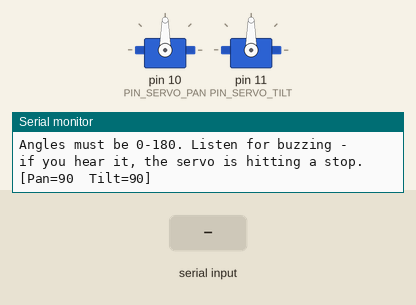
Recording of a sketch running on a simulated Arduino Uno, built with avr-gcc and run on an emulated ATmega328P. Parts: 2 × servo, the last lines printed to the serial monitor. Inputs (shaded band) come from the test bench.

Above: at 1.4 s.
1.5 s: "p 45\n" received over Serial
At 2.7 s:
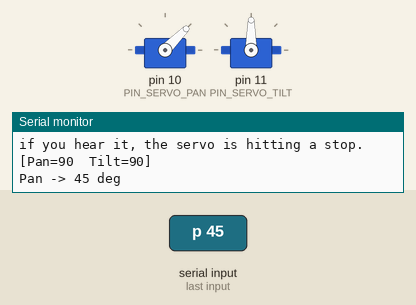
3.0 s: byte 116 ('t') received over Serial
At 4.4 s:
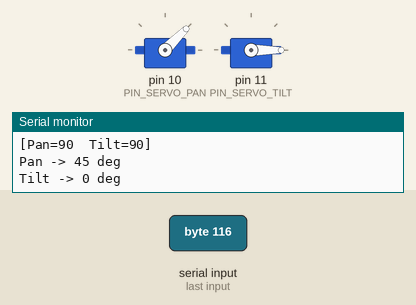
5.5 s: byte 112 ('p') received over Serial
At 7.5 s:
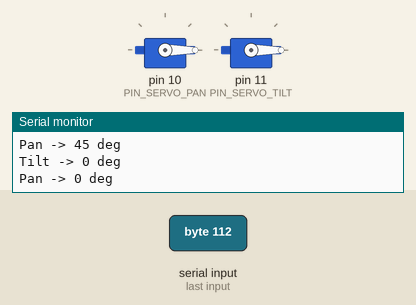
7.9 s: "p90\n" received over Serial
At 8.7 s:
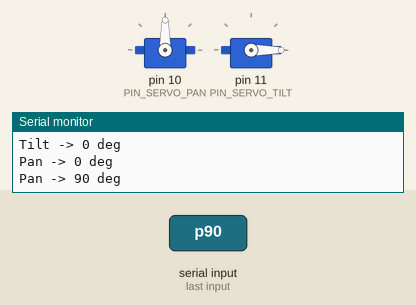
9.4 s: "t 45\n" received over Serial
At 9.9 s:
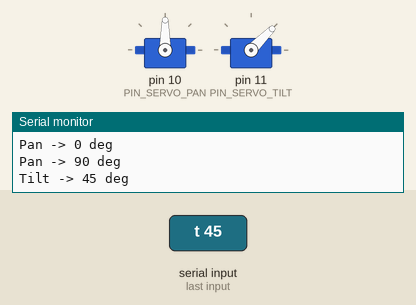
10.9 s: byte 80 ('P') received over Serial
At 12.9 s:
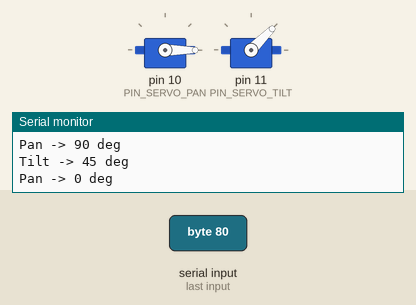
Timing chart, 0 to 14.4 s (numbered marks = the images above; inputs shaded):
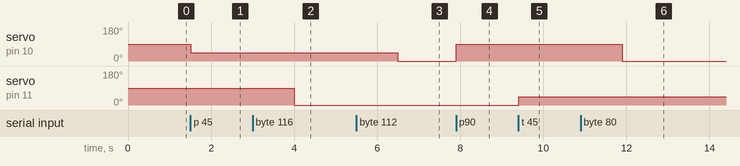

Measured:
- after the input at 1.5 s, servo on pin 10 (PIN_SERVO_PAN): 90° → 45° at once
- after the input at 3.0 s, servo on pin 11 (PIN_SERVO_TILT): 90° → 0° after 1.0 s
- after the input at 5.5 s, servo on pin 10 (PIN_SERVO_PAN): 45° → 0° after 1.0 s
- after the input at 7.9 s, servo on pin 10 (PIN_SERVO_PAN): 0° → 90° at once
- after the input at 9.4 s, servo on pin 11 (PIN_SERVO_TILT): 0° → 45° at once
- after the input at 10.9 s, servo on pin 10 (PIN_SERVO_PAN): 90° → 0° after 1.0 s

The sketch:

ServoCalibration.ino
```cpp
// Flow step 1 in this folder: start here, then this file waits for commands and passes them into Cli.cpp.

#include "Pins.h"
#include "Servos.h"
#include "Cli.h"

void setup() {
  Serial.begin(9600);
  while (!Serial) { ; }

  initServos();
  printHelp();
  printState();
}

void loop() {
  if (Serial.available()) handleSerialCommand();
}
```

Cli.cpp
```cpp
// Flow step 3 in this folder: typed commands get handled here, then servo moves are passed into Servos.cpp.

#include "Cli.h"
#include "Servos.h"

void printState() {
  Serial.print(F("[Pan="));
  Serial.print(getPanAngle());
  Serial.print(F("  Tilt="));
  Serial.print(getTiltAngle());
  Serial.println(F("]"));
}

void printHelp() {
  Serial.println();
  Serial.println(F("=== Servo Calibration ==="));
  Serial.println(F("Commands (end with Enter):"));
  Serial.println(F("  p<angle>  Pan to <angle>     example: p90"));
  Serial.println(F("  t<angle>  Tilt to <angle>    example: t45"));
  Serial.println(F("  c         Center both at 90"));
  Serial.println(F("  s         Show current state"));
  Serial.println(F("  ?         This help"));
  Serial.println(F("Angles must be 0-180. Listen for buzzing -"));
  Serial.println(F("if you hear it, the servo is hitting a stop."));
  Serial.println();
}

void handleSerialCommand() {
  char cmd = Serial.read();

  if (cmd == '\r' || cmd == '\n' || cmd == ' ') return;

  switch (cmd) {
    case 'p':
    case 'P': {
      int angle = Serial.parseInt();
      panTo(angle);
      Serial.print(F("Pan -> "));
      Serial.print(getPanAngle());
      Serial.println(F(" deg"));
      break;
    }
    case 't':
    case 'T': {
      int angle = Serial.parseInt();
      tiltTo(angle);
      Serial.print(F("Tilt -> "));
      Serial.print(getTiltAngle());
      Serial.println(F(" deg"));
      break;
    }
    case 'c':
    case 'C':
      centerBoth();
      Serial.println(F("Centered both servos at 90"));
      printState();
      break;

    case 's':
    case 'S':
      printState();
      break;

    case '?':
    case 'h':
    case 'H':
      printHelp();
      break;

    default:
      Serial.print(F("Unknown command: '"));
      Serial.print(cmd);
      Serial.println(F("'   (type ? for help)"));
      Serial.parseInt();
      break;
  }
}
```

Cli.h
```cpp
// Flow step 2 in this folder: this header declares the command functions used by ServoCalibration.ino.

#ifndef CLI_H
#define CLI_H

#include <Arduino.h>

void handleSerialCommand();
void printHelp();
void printState();

#endif
```

Servos.cpp
```cpp
// Flow step 5 in this folder: this is where the pan and tilt commands finally move the servos.

#include "Servos.h"
#include "Pins.h"
#include <Servo.h>

static Servo panServo;
static Servo tiltServo;

static int panAngle  = 90;
static int tiltAngle = 90;

void initServos() {
  panServo.attach (PIN_SERVO_PAN);
  tiltServo.attach(PIN_SERVO_TILT);
  panServo.write (panAngle);
  tiltServo.write(tiltAngle);
}

void panTo(int angle) {
  angle = constrain(angle, 0, 180);
  panAngle = angle;
  panServo.write(angle);
}

void tiltTo(int angle) {
  angle = constrain(angle, 0, 180);
  tiltAngle = angle;
  tiltServo.write(angle);
}

void centerBoth() {
  panTo(90);
  tiltTo(90);
}

int getPanAngle()  { return panAngle; }
int getTiltAngle() { return tiltAngle; }
```

Servos.h
```cpp
// Flow step 4 in this folder: this header declares the servo functions used by Cli.cpp.

#ifndef SERVOS_H
#define SERVOS_H

#include <Arduino.h>

void initServos();
void panTo (int angle);
void tiltTo(int angle);
void centerBoth();

int getPanAngle();
int getTiltAngle();

#endif
```

Pins.h
```cpp
// Support file for this folder: the servo pin numbers live here.

#ifndef PINS_H
#define PINS_H

#include <Arduino.h>

const uint8_t PIN_SERVO_PAN  = 10;   // left/right rotation
const uint8_t PIN_SERVO_TILT = 11;   // up/down rotation

#endif
```
